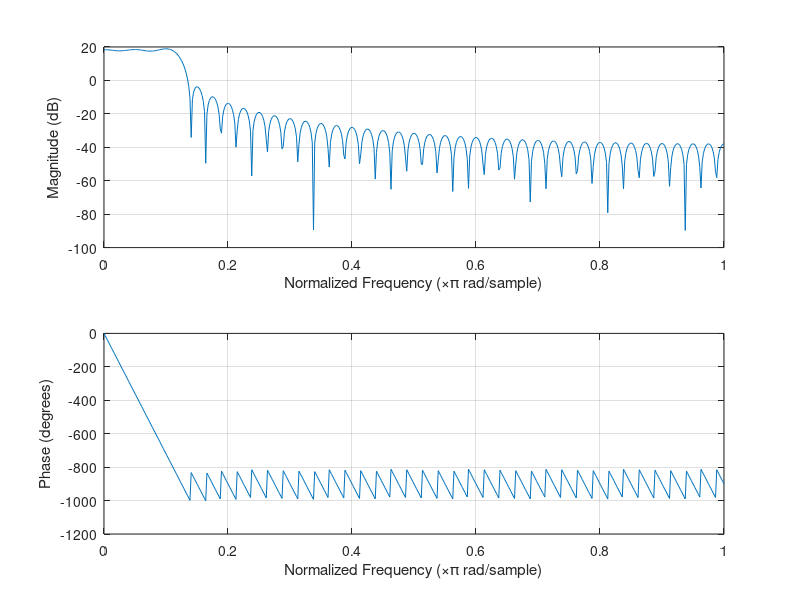
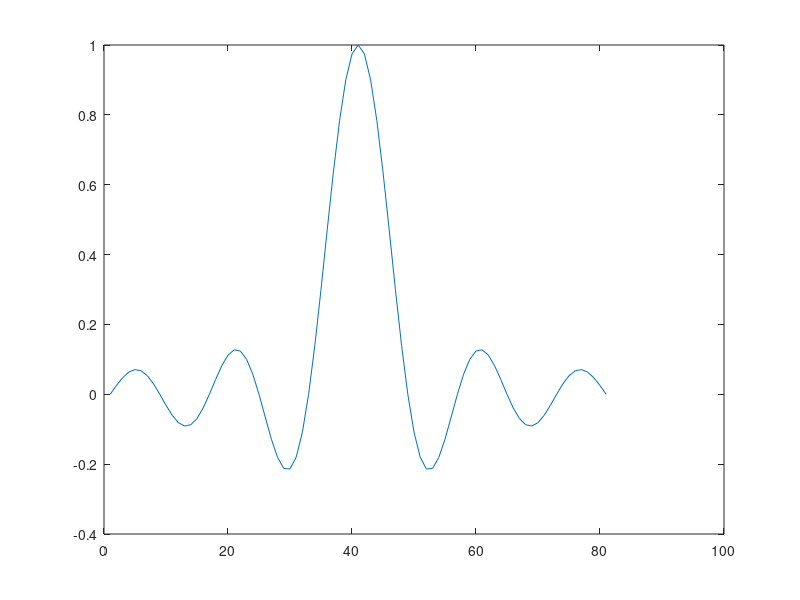

Write MATLAB code to recreate these figures, in order. (Note: this script raises an error after producing the figures.)
% Mode flag ('compare','standalone')
mode = 'compare';

% Symbol period
% Results appear independent of this value
% Some weirdness when Ts can't be exactly represented as float (ex: Ts=0.1).
Ts = 1;

% Choices of beta
beta = [0, 0.1, 0.25, 0.5, 1];

% Time values
% Limit to same number of samples as MATLAB built-in
t = (-5*Ts):Ts/8:(5*Ts);

% Loop for each value of beta
for i = 1:length(beta)

    % Allocate empty array for filter data
    h = zeros(size(t));

    % Loop for each time instance
    for j = 1:length(t)

        % Create filter
        if t(j) == 0
            h(j) = 1/sqrt(Ts)*(1-beta(i)+4*beta(i)/pi);
        elseif abs(t(j)) == (Ts/(4*beta(i)))
            h(j) = beta(i)/sqrt(2*Ts)*((1+2/pi)*sin(pi/(4*beta(i))) + ...
                (1-2/pi)*cos(pi/(4*beta(i))));
        else
            h(j) = 1/sqrt(Ts)*(sin(pi*t(j)/Ts*(1-beta(i))) + ...
                4*beta(i)*t(j)/Ts*cos(pi*t(j)/Ts*(1+beta(i)))) / ...
                (pi*t(j)/Ts*(1-(4*beta(i)*t(j)/Ts)^2));
        end
    end

    % Create figure
    figure(i); clf;

    % Plot frequency response
    freqz(h);

    % Plot time-domain samples
    figure(i+10); clf;
    plot(h);

    % Compare to MATLAB's built-in routine
    if strcmp(mode,'compare')

        % Plot on top of existing data
        figure(i);
        subplot(2,1,1);
        hold on;
        subplot(2,1,2);
        hold on;

        % MATLAB creates filter with unit energy
        % Scale to match formulas from class
        gain = sqrt(sum(abs(h).^2));

        txFilter = comm.RaisedCosineTransmitFilter(...
            'RolloffFactor',beta(i),...
            'Gain',gain);
        h = coeffs(txFilter);
        freqz(h.Numerator);
    end
end